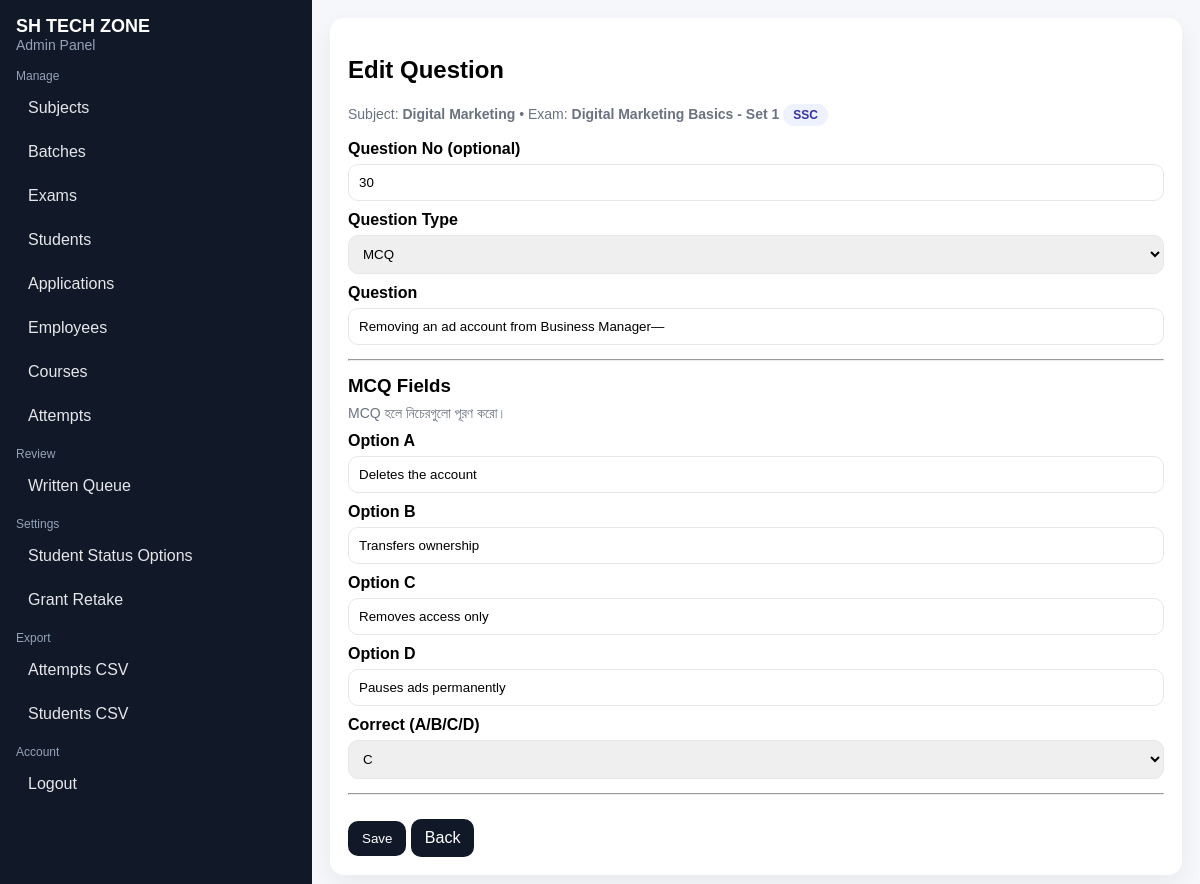
/admin/questions/1/edit (signed in), run on the app's committed database.
### tables this page shows
CREATE TABLE subjects (
        id INTEGER PRIMARY KEY AUTOINCREMENT,
        name TEXT UNIQUE NOT NULL,
        is_active INTEGER NOT NULL DEFAULT 1,
        image_path TEXT,
        description TEXT,
        created_at TEXT NOT NULL
    );

CREATE TABLE exams (
        id INTEGER PRIMARY KEY AUTOINCREMENT,
        subject_id INTEGER,
        batch_id INTEGER,
        title TEXT NOT NULL,
        label TEXT NOT NULL DEFAULT 'SSC',
        duration_minutes INTEGER NOT NULL DEFAULT 20,
        is_active INTEGER NOT NULL DEFAULT 1,
        visibility TEXT NOT NULL DEFAULT 'approved', -- 'registered' or 'approved'
        created_at TEXT NOT NULL,
        FOREIGN KEY (subject_id) REFERENCES subjects(id),
        FOREIGN KEY (batch_id) REFERENCES batches(id)
    );

CREATE TABLE questions (
        id INTEGER PRIMARY KEY AUTOINCREMENT,
        exam_id INTEGER NOT NULL,
        q_no INTEGER,
        q_type TEXT NOT NULL DEFAULT 'mcq' CHECK (q_type IN ('mcq','text')),
        question TEXT NOT NULL,
        opt_a TEXT,
        opt_b TEXT,
        opt_c TEXT,
        opt_d TEXT,
        correct CHAR(1) CHECK (correct IN ('A','B','C','D')),
        correct_text TEXT,
        FOREIGN KEY (exam_id) REFERENCES exams(id) ON DELETE CASCADE
    );

### app.py (the view, shortened to what this page needs)
@app.route("/admin/questions/<int:q_id>/edit", methods=["GET", "POST"])
@staff_required
def admin_question_edit(q_id):
    conn = get_db()
    q = conn.execute("SELECT * FROM questions WHERE id=?", (q_id,)).fetchone()
    if not q:
        conn.close()
        abort(404)
    exam = conn.execute(
        """SELECT e.*, s.name AS subject_name
           FROM exams e LEFT JOIN subjects s ON s.id=e.subject_id
           WHERE e.id=?""",
        (q["exam_id"],),
    ).fetchone()
    conn.close()
    return render_template("admin/question_form.html", site_name=SITE_NAME, mode="edit", exam=exam, q=q)

### app.py (called while the page is built)
def get_db():
    conn = sqlite3.connect(DB_PATH)
    conn.row_factory = sqlite3.Row
    try:
        conn.execute("PRAGMA foreign_keys = ON")
    except Exception:
        pass
    return conn

def staff_required(fn):
    @wraps(fn)
    def wrapper(*args, **kwargs):
        if session.get("admin") or session.get("employee_id"):
            return fn(*args, **kwargs)
        return redirect(url_for("admin_login"))
    return wrapper

### templates/admin/question_form.html (shortened to what this page needs)
{% extends "admin/base.html" %}
{% block content %}
  <h2>{% if mode=='add' %}Add Question{% else %}Edit Question{% endif %}</h2>
  <p class="muted">
    Subject: <b>{{ exam.subject_name or '-' }}</b> •
    Exam: <b>{{ exam.title }}</b> <span class="pill">{{ exam.label }}</span>
  </p>
  <form method="post">
    <label>Question No (optional)</label>
    <input name="q_no" value="{{ q.q_no if q else '' }}" placeholder="30" />
    <label>Question Type</label>
    {% set t = ('written' if (q and q.q_type=='text') else 'mcq') %}
    <select name="q_type" id="q_type" onchange="toggleQ()">
      <option value="mcq" {% if t=='mcq' %}selected{% endif %}>MCQ</option>
    </select>
    <label>Question</label>
    <input name="question" required value="{{ q.question if q else '' }}" />
    <hr style="margin:14px 0;"/>
    <div id="mcqBox">
    <h3 style="margin:0 0 8px 0;">MCQ Fields</h3>
    <div class="muted">MCQ হলে নিচেরগুলো পূরণ করো।</div>
    <label>Option A</label>
    <input name="opt_a" value="{{ q.opt_a if q else '' }}" />
    <label>Option B</label>
    <input name="opt_b" value="{{ q.opt_b if q else '' }}" />
    <label>Option C</label>
    <input name="opt_c" value="{{ q.opt_c if q else '' }}" />
    <label>Option D</label>
    <input name="opt_d" value="{{ q.opt_d if q else '' }}" />
    <label>Correct (A/B/C/D)</label>
    {% set cur = (q.correct if q else 'A') %}
    <select name="correct">
      <option value="C" {% if cur=='C' %}selected{% endif %}>C</option>
    </select>
    </div>
    <hr style="margin:14px 0;"/>
    <button class="btn btn2" type="submit" style="margin-top:12px;">Save</button>
    <a class="btn" href="{{ url_for('admin_questions', exam_id=exam.id) }}">Back</a>
  </form>
{% endblock %}

### templates/admin/base.html (style rules this page uses)
body { font-family: Arial, sans-serif; margin: 0; background: #f6f7fb; }
.muted { color:#6b7280; font-size: 14px; }
a.btn, button.btn { display:inline-block; padding: 10px 14px; border-radius: 10px; border: 0; text-decoration:none; background:#111827; color:#fff; cursor:pointer; }
.btn2 { background:#2563eb; }
textarea, input, select { width:100%; padding:10px; border-radius:10px; border:1px solid #e5e7eb; box-sizing: border-box; }
label { font-weight: 700; display:block; margin: 10px 0 6px; }
.pill { display:inline-block; padding: 4px 10px; border-radius: 999px; background:#eef2ff; color:#3730a3; font-weight:700; font-size:12px; }

### data on the page
subjects: name "Digital Marketing"
exams: title "Digital Marketing Basics - Set 1", label "SSC"
questions: q_no "30", question "Removing an ad account from Business Manager—", opt_a "Deletes the account", opt_b "Transfers ownership", opt_c "Removes access only", opt_d "Pauses ads permanently"

### other printed values
{{ site_name }} "SH TECH ZONE"
